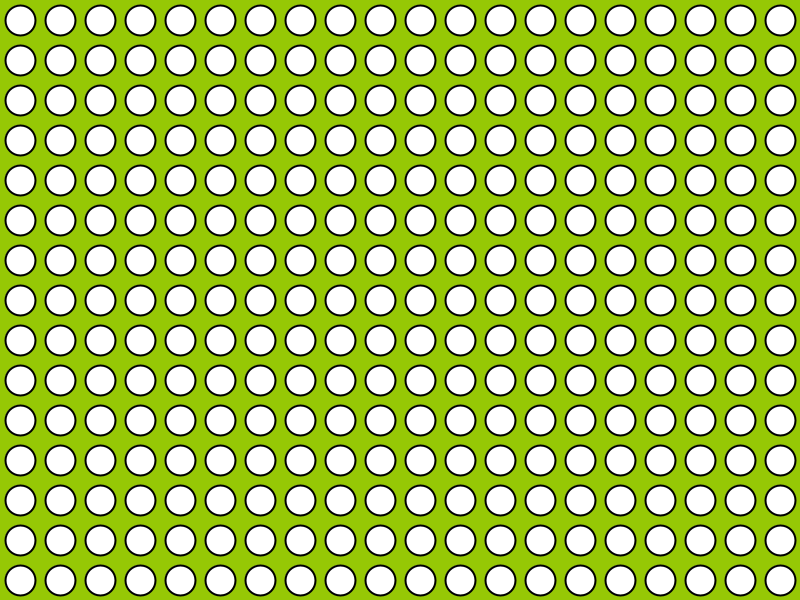
Frame 1 (no input)
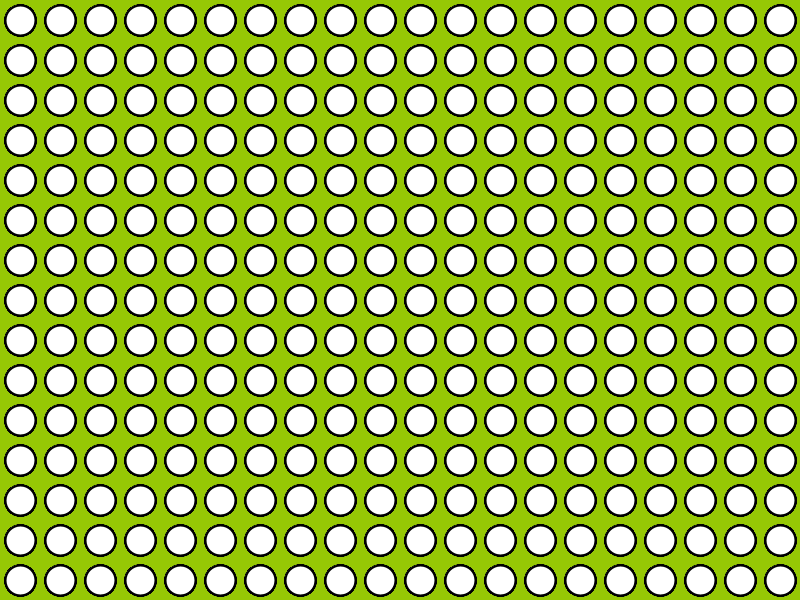
Frame 60 (the mouse pressed at the canvas centre just before this capture)
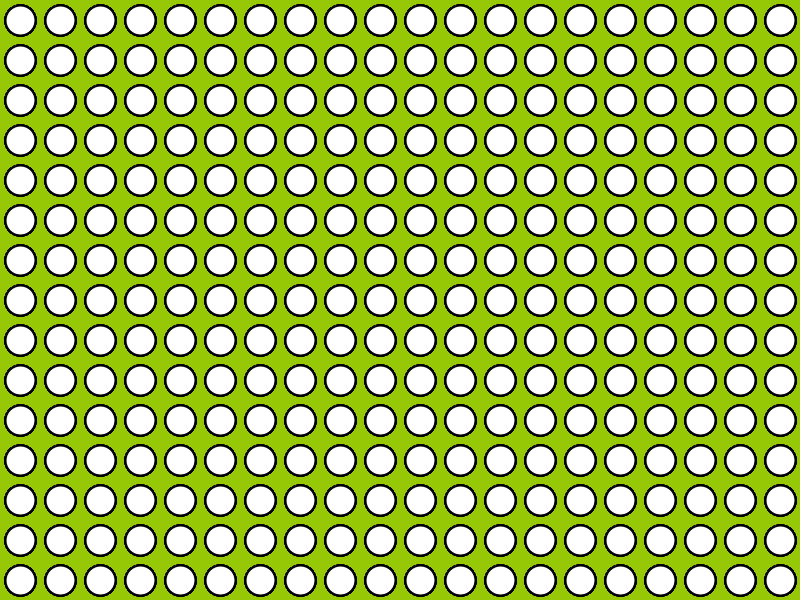
Frame 120 (the mouse held since frame 60 and released just before this capture)

The Processing sketch that drew these frames (run headless with seeded random() and noise(); from frame 60 on, the mouse is pressed at the canvas centre):

// Processing sketch: drawRowOfColumns
// ── drawRowOfColumns.pde

void setup() {                     //Everything in 'void setup' happens once:

  size (800, 600);                 //Sets the size of the canvas 
  background(150, 200, 5);         //Sets the color of the canvas in R,G,B
  
}                                  //End of 'void setup'.



void draw() {                      //Everything in 'void draw' loops 60 times each second, forever:

  //The following is one 'for loop' nested inside of another 'for loop'.
  //The Amanda 'for loop' repeats the circle to make a column.
  //The Bob 'for loop' has the Amanda 'for loop' nested inside of it's curly brackets.
  //The Bob 'for loop' repeats the Amanda 'for loop' making a row of columns. A grid.
  
  for (int Bob = 20; Bob < 800; Bob += 40){ //This makes a row of the Amanda column below thus making a grid.
    for (int Amanda = 20; Amanda < 600; Amanda += 40){ //This makes one column of Amanda which is repeated above to make the grid.
    
      fill(255, 255, 255);           //Fills everything below with this color. R,G,B
      stroke(0, 0, 0);               //Outlines everything below with this color. R,G,B
      strokeWeight(2);               //Sets the thickness of the outline.
      ellipse(Bob, Amanda, 30, 30);  //Draws a row of 'ellipses' at 'Bob' horizontal position and 'Amanda' vertical position.
                                     //Try changing '40' to another number. Click 'Run' again.
                                     //The size of the ellipse is '30' in width, and '30' is height.
                                     
    }                                //This curly bracket is the end of 'Amanda'.
  }                                  //This curly bracket is the end of 'Bob'.
    
}                                  //End of 'void draw'. Loops back to beginning of 'void draw' forever...
